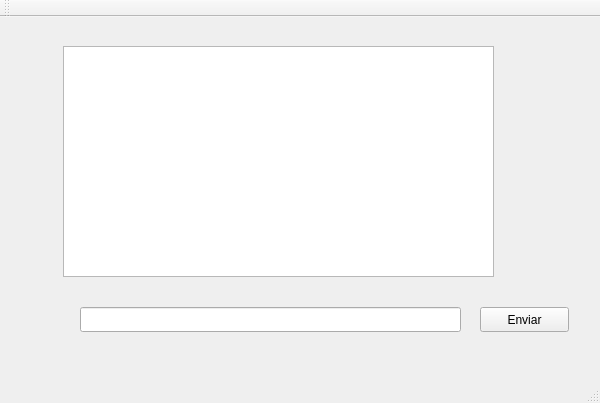
<?xml version="1.0" encoding="UTF-8"?>
<ui version="4.0">
 <class>client</class>
 <widget class="QMainWindow" name="client">
  <property name="geometry">
   <rect>
    <x>0</x>
    <y>0</y>
    <width>600</width>
    <height>403</height>
   </rect>
  </property>
  <property name="windowTitle">
   <string>client</string>
  </property>
  <widget class="QWidget" name="centralWidget">
   <widget class="QPushButton" name="enviar">
    <property name="geometry">
     <rect>
      <x>480</x>
      <y>290</y>
      <width>89</width>
      <height>25</height>
     </rect>
    </property>
    <property name="text">
     <string>Enviar</string>
    </property>
   </widget>
   <widget class="QLineEdit" name="lineEdit">
    <property name="geometry">
     <rect>
      <x>80</x>
      <y>290</y>
      <width>381</width>
      <height>25</height>
     </rect>
    </property>
   </widget>
   <widget class="QPlainTextEdit" name="plainTextEdit">
    <property name="geometry">
     <rect>
      <x>63</x>
      <y>29</y>
      <width>431</width>
      <height>231</height>
     </rect>
    </property>
   </widget>
  </widget>
  <widget class="QMenuBar" name="menuBar">
   <property name="geometry">
    <rect>
     <x>0</x>
     <y>0</y>
     <width>600</width>
     <height>22</height>
    </rect>
   </property>
  </widget>
  <widget class="QToolBar" name="mainToolBar">
   <attribute name="toolBarArea">
    <enum>TopToolBarArea</enum>
   </attribute>
   <attribute name="toolBarBreak">
    <bool>false</bool>
   </attribute>
  </widget>
  <widget class="QStatusBar" name="statusBar"/>
 </widget>
 <layoutdefault spacing="6" margin="11"/>
 <resources/>
 <connections/>
</ui>
